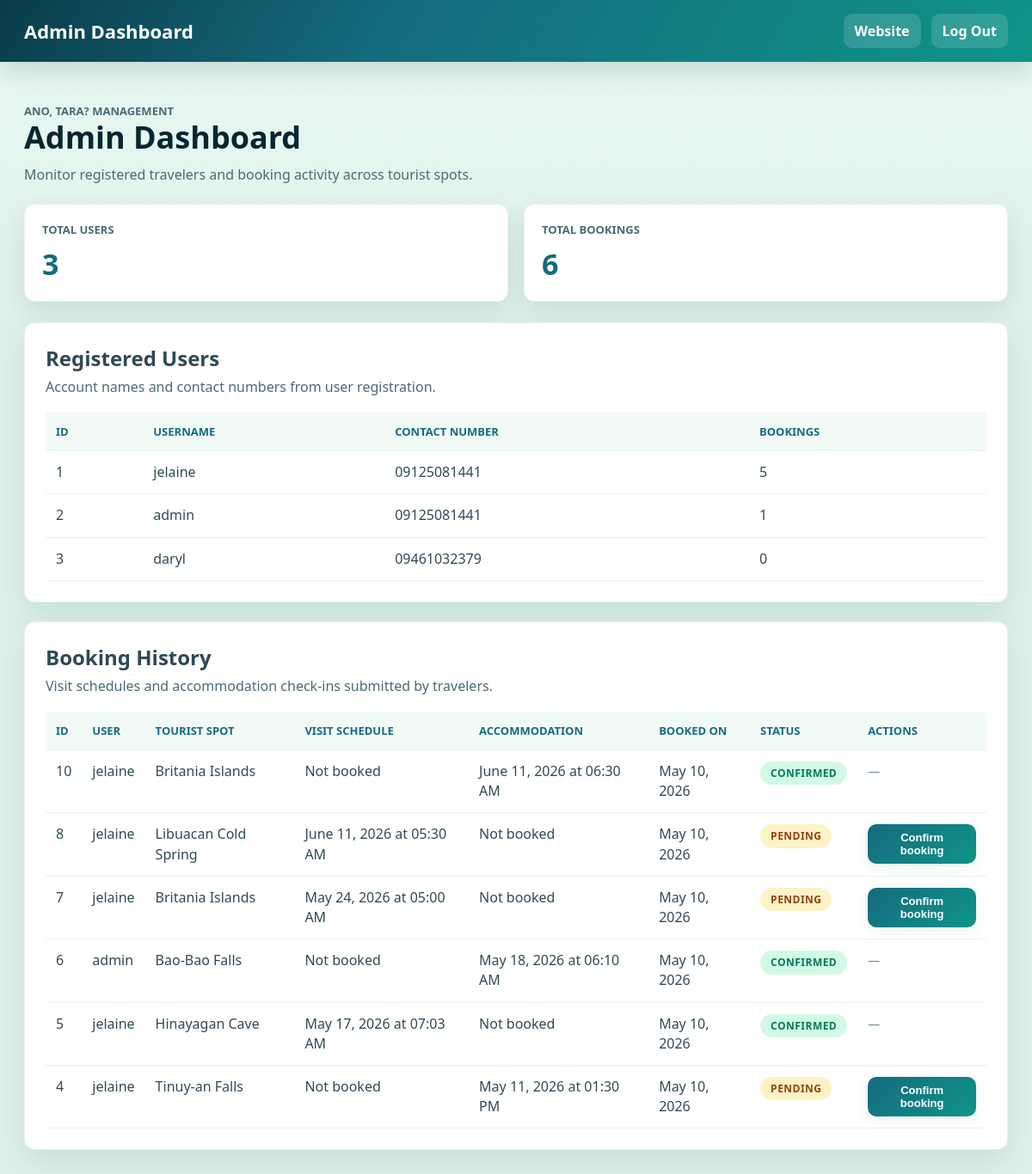
/admin-dashboard (signed in), run on an earlier commit of the app's database.
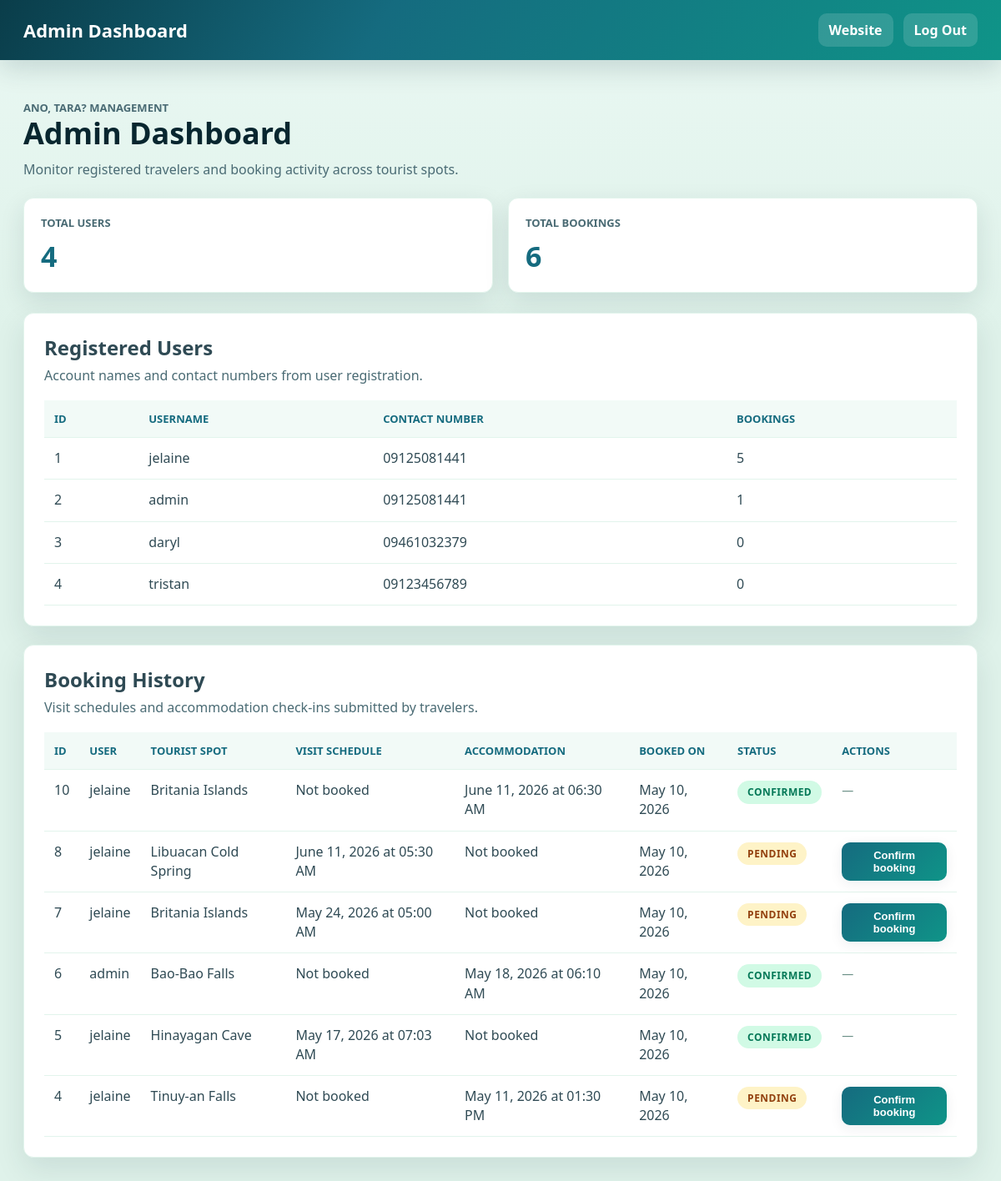
And on a later commit of the database.
### app.py (models this page shows)
class User(db.Model):
    id = db.Column(
        db.Integer,
        primary_key=True
    )
    username = db.Column(
        db.String(100),
        unique=True,
        nullable=False
    )
    password = db.Column(
        db.String(255),
        nullable=False
    )
    contact_number = db.Column(
        db.String(20),
        nullable=False
    )
    profile_picture = db.Column(
        db.String(255),
        nullable=True
    )
    bookings = db.relationship(
        'Booking',
        backref='user',
        lazy=True
    )

class Booking(db.Model):
    id = db.Column(
        db.Integer,
        primary_key=True
    )
    tourist_spot = db.Column(
        db.String(200),
        nullable=False
    )
    booking_date = db.Column(
        db.DateTime,
        default=datetime.datetime.utcnow
    )
    desired_date = db.Column(
        db.Date,
        nullable=True
    )
    desired_time = db.Column(
        db.Time,
        nullable=True
    )
    accommodation_check_in = db.Column(
        db.Date,
        nullable=True
    )
    accommodation_check_in_time = db.Column(
        db.Time,
        nullable=True
    )
    user_id = db.Column(
        db.Integer,
        db.ForeignKey('user.id'),
        nullable=False
    )
    status = db.Column(
        db.String(20),
        nullable=False,
        default='pending'
    )

### app.py (the view)
@app.route('/admin-dashboard')
def admin_dashboard():
    if 'admin_id' not in session:
        return redirect(
            url_for('admin_login')
        )
    return render_template(
        'admin_dashboard.html',
        users=User.query.all(),
        bookings=Booking.query.order_by(
            Booking.booking_date.desc()
        ).all()
    )

### templates/admin_dashboard.html (shortened to what this page needs)
<!DOCTYPE html>
<html lang="en">
<head>
    <link rel="stylesheet"
    href="{{ url_for('static', filename='css/style.css') }}">
</head>
<body>
<main class="admin-dashboard-page">
    <nav class="navbar dashboard-nav admin-dashboard-nav">
        <a href="/admin-dashboard" class="nav-brand">
            Admin Dashboard
        </a>
        <div class="nav-actions">
            <a href="/">
                Website
            </a>
            <a href="/logout">
                Log Out
            </a>
        </div>
    </nav>
    <section class="admin-dashboard-header">
        <div>
            <p class="dashboard-kicker">
                Ano, tara? management
            </p>
            <h1>
                Admin Dashboard
            </h1>
            <p>
                Monitor registered travelers and booking activity across tourist spots.
            </p>
        </div>
    </section>
    <section class="admin-stat-grid" aria-label="Admin dashboard totals">
        <article>
            <span>Total Users</span>
            <strong>{{ users|length }}</strong>
        </article>
        <article>
            <span>Total Bookings</span>
            <strong>{{ bookings|length }}</strong>
        </article>
    </section>
    <section class="admin-content-grid">
        <div class="admin-panel">
            <div class="panel-heading">
                <div>
                    <h2>
                        Registered Users
                    </h2>
                    <p>
                        Account names and contact numbers from user registration.
                    </p>
                </div>
            </div>
            {% if users %}
            <div class="admin-table-wrap">
                <table class="admin-table">
                    <thead>
                        <tr>
                            <th>ID</th>
                            <th>Username</th>
                            <th>Contact Number</th>
                            <th>Bookings</th>
                        </tr>
                    </thead>
                    <tbody>
                        {% for user in users %}
                        <tr>
                            <td>{{ user.id }}</td>
                            <td>{{ user.username }}</td>
                            <td>{{ user.contact_number }}</td>
                            <td>{{ user.bookings|length }}</td>
                        </tr>
                        {% endfor %}
                    </tbody>
                </table>
            </div>
            {% else %}
            <div class="admin-empty">
                No registered users yet.
            </div>
            {% endif %}
        </div>
        <div class="admin-panel">
            <div class="panel-heading">
                <div>
                    <h2>
                        Booking History
                    </h2>
                    <p>
                        Visit schedules and accommodation check-ins submitted by travelers.
                    </p>
                </div>
            </div>
            {% if bookings %}
            <div class="admin-table-wrap">
                <table class="admin-table">
                    <thead>
                        <tr>
                            <th>ID</th>
                            <th>User</th>
                            <th>Tourist Spot</th>
                            <th>Visit Schedule</th>
                            <th>Accommodation</th>
                            <th>Booked On</th>
                            <th>Status</th>
                            <th>Actions</th>
                        </tr>
                    </thead>
                    <tbody>
                        {% for booking in bookings %}
                        <tr>
                            <td>{{ booking.id }}</td>
                            <td>{{ booking.user.username }}</td>
                            <td>{{ booking.tourist_spot }}</td>
                            <td>
                                {% if booking.desired_date or booking.desired_time %}
                                    {% if booking.desired_date %}
                                        {{ booking.desired_date.strftime('%B %d, %Y') }}
                                    {% endif %}
                                    {% if booking.desired_time %}
                                        at {{ booking.desired_time.strftime('%I:%M %p') }}
                                    {% endif %}
                                {% else %}
                                    Not booked
                                {% endif %}
                            </td>
                            <td>
                                {% if booking.accommodation_check_in or booking.accommodation_check_in_time %}
                                    {% if booking.accommodation_check_in %}
                                        {{ booking.accommodation_check_in.strftime('%B %d, %Y') }}
                                    {% endif %}
                                    {% if booking.accommodation_check_in_time %}
                                        at {{ booking.accommodation_check_in_time.strftime('%I:%M %p') }}
                                    {% endif %}
                                {% else %}
                                    Not booked
                                {% endif %}
                            </td>
                            <td>{{ booking.booking_date.strftime('%B %d, %Y') }}</td>
                            <td>
                                {% set st = (booking.status or 'pending')|lower %}
                                <span class="booking-status booking-status--{{ st }}">
                                    {% if st == 'confirmed' %}
                                        Confirmed
                                    {% else %}
                                        Pending
                                    {% endif %}
                                </span>
                            </td>
                            <td>
                                {% if (booking.status or 'pending')|lower != 'confirmed' %}
                                <form action="{{ url_for('admin_confirm_booking', booking_id=booking.id) }}"
                                method="POST"
                                class="admin-confirm-form">
                                    <button type="submit" class="admin-confirm-btn">
                                        Confirm booking
                                    </button>
                                </form>
                                {% else %}
                                <span class="admin-action-done">—</span>
                                {% endif %}
                            </td>
                        </tr>
                        {% endfor %}
                    </tbody>
                </table>
            </div>
            {% else %}
            <div class="admin-empty">
                No bookings yet.
            </div>
            {% endif %}
        </div>
    </section>
</main>
</body>
</html>

What changed in the data, as far as the page shows it:
added User: id "4", username "tristan", contact_number "09123456789", bookings|length "0"
Also different on the page:
{{ users|length }}: "3" → "4"
